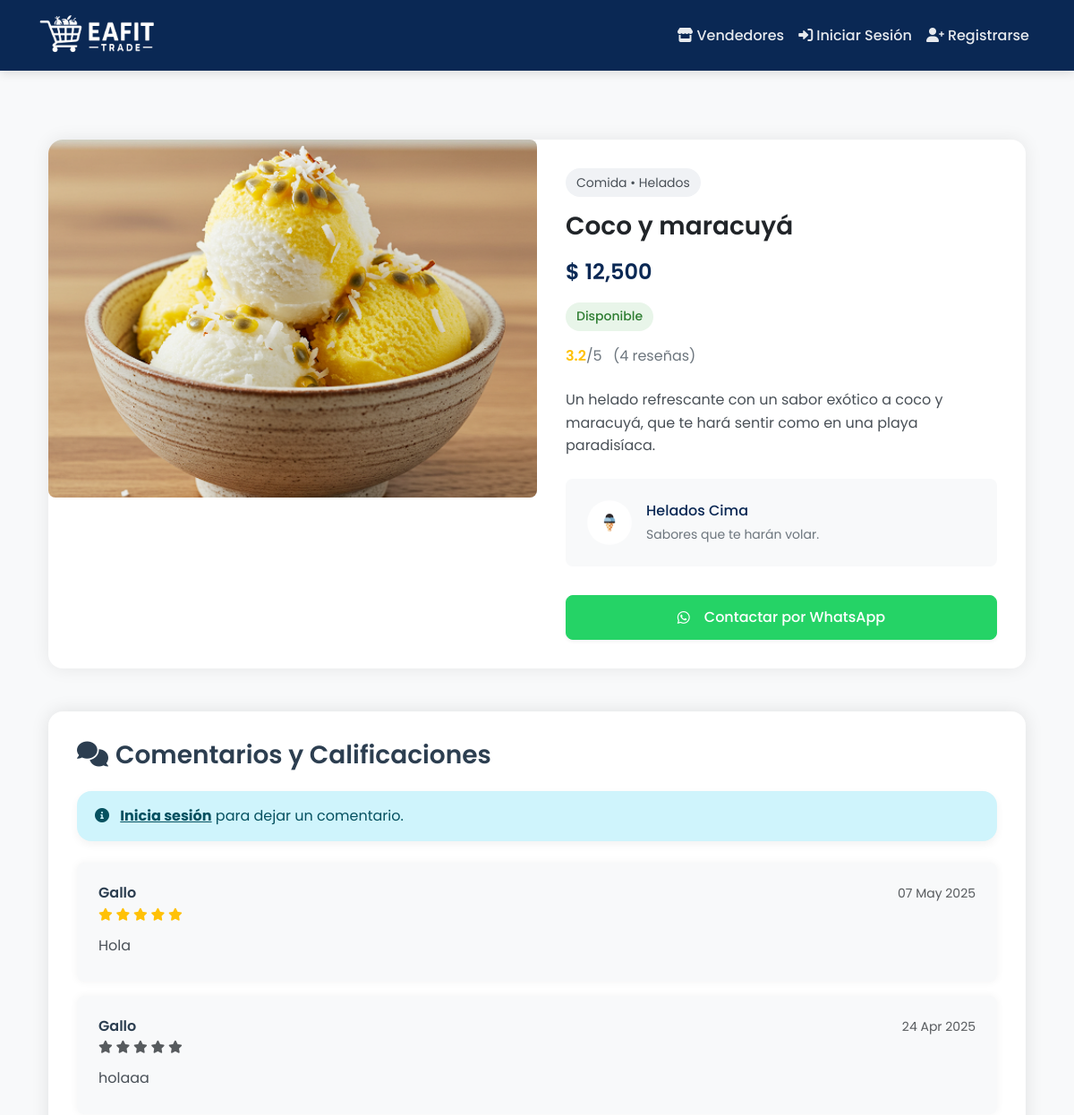
/product/71/ (upper part), run on an earlier commit of the app's database.
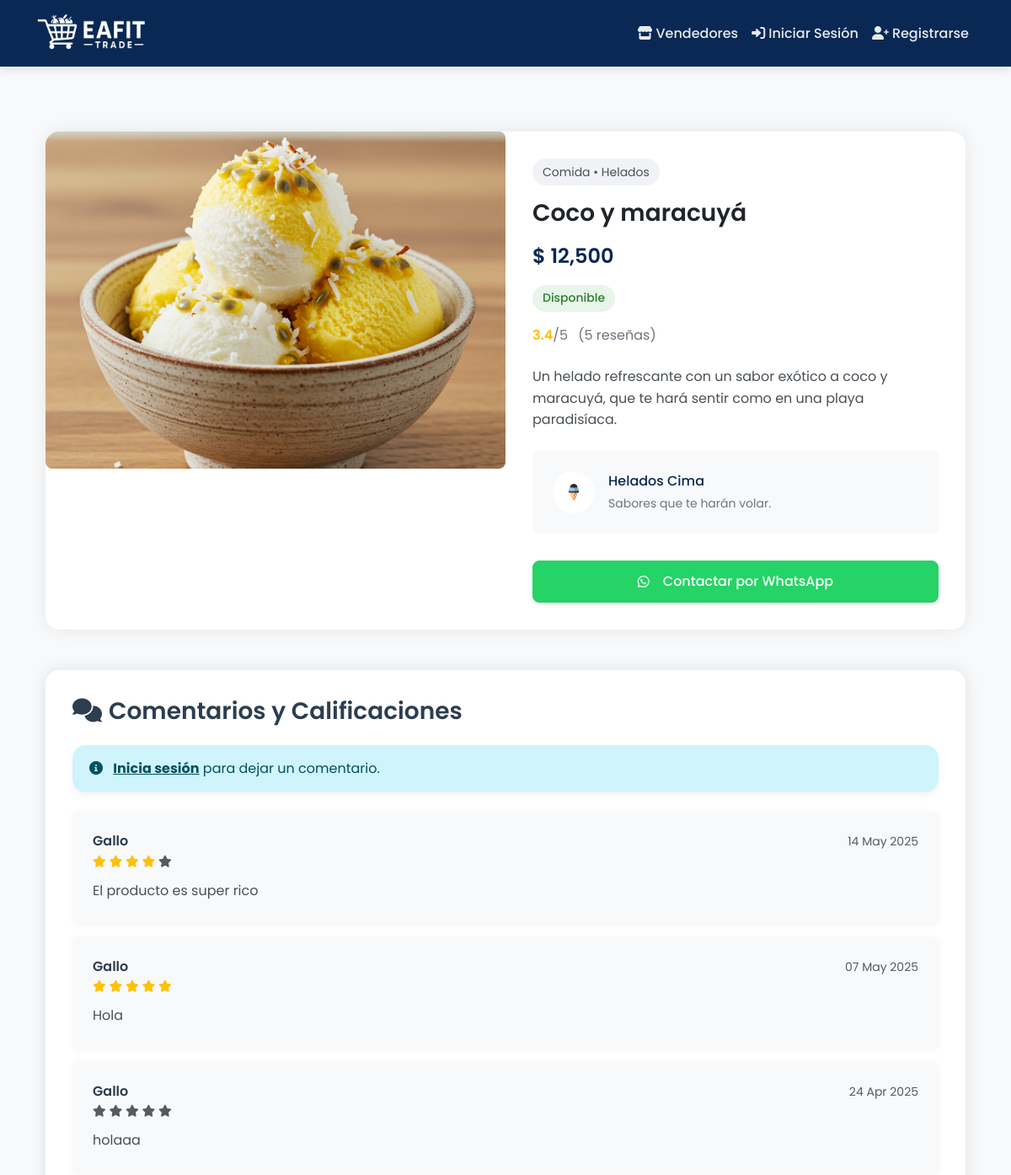
And on a later commit of the database.
### products/models.py (models this page shows, shortened)
class Product(models.Model):
    CATEGORY_CHOICES = [
        ('Comida', 'Comida'),
        ('Ropa', 'Ropa'),
        ('Tecnología', 'Tecnología'),
        ('Libros', 'Libros'),
        ('Otros', 'Otros'),
    ]
    CONDITION_CHOICES = [
        ('Nuevo', 'Nuevo'),
        ('Usado', 'Usado'),
        ('Buen estado', 'Buen estado'),
    ]
    FOOD_TYPE_CHOICES = [
        ('Panadería', 'Panadería'),
        ('Galletas', 'Galletas'),
        ('Repostería', 'Repostería'),
        ('Frutas', 'Frutas'),
        ('Frituras', 'Frituras'),
        ('Dulces', 'Dulces'),
        ('Helados', 'Helados'),
        ('Snacks', 'Snacks'),
        ('Comida rápida', 'Comida rápida'),
        ('Otros', 'Otros'),
    ]
    name = models.CharField(
        max_length=255,
        verbose_name='Nombre',
        help_text='Nombre del producto'
    )
    category = models.CharField(
        max_length=50,
        choices=CATEGORY_CHOICES,
        verbose_name='Categoría',
        null=True,
        blank=True
    )
    food_type = models.CharField(
        max_length=50,
        choices=FOOD_TYPE_CHOICES,
        verbose_name='Tipo de Comida',
        blank=True,
        null=True
    )
    description = models.TextField(
        verbose_name='Descripción',
        help_text='Describe tu producto detalladamente'
    )
    price = models.DecimalField(
        max_digits=10,
        decimal_places=2,
        validators=[MinValueValidator(0.01)],
        verbose_name='Precio',
        help_text='Precio en pesos colombianos'
    )
    published_at = models.DateTimeField(
        default=timezone.now,
        verbose_name='Fecha de publicación'
    )
    condition = models.CharField(
        max_length=50,
        choices=CONDITION_CHOICES,
        verbose_name='Estado',
        blank=True,
        null=True
    )
    image = models.ImageField(
        upload_to='products/',
        verbose_name='Imagen',
        help_text='Imagen del producto'
    )
    seller = models.ForeignKey(
        User,
        on_delete=models.CASCADE,
        verbose_name='Vendedor',
        related_name='products'
    )
    available = models.BooleanField(
        default=True,
        verbose_name='Disponible'
    )
    class Meta:
        verbose_name = 'Producto'
        verbose_name_plural = 'Productos'
        ordering = ['-published_at']
        indexes = [
            models.Index(fields=['name']),
            models.Index(fields=['category']),
            models.Index(fields=['available']),
        ]
    @property
    def average_rating(self):
        comments = self.comments.all()
        if not comments:
            return 0
        return round(sum(comment.rating for comment in comments) / len(comments), 1)
    @property
    def total_ratings(self):
        return self.comments.count()

class Comment(models.Model):
    product = models.ForeignKey(
        Product,
        on_delete=models.CASCADE,
        related_name='comments'
    )
    user = models.ForeignKey(
        User,
        on_delete=models.CASCADE,
        related_name='comments'
    )
    text = models.TextField(
        max_length=500,
        verbose_name='Comentario'
    )
    rating = models.PositiveSmallIntegerField(
        verbose_name='Calificación',
        validators=[MinValueValidator(0), MaxValueValidator(5)],
        help_text='Calificación de 0 a 5 estrellas'
    )
    created_at = models.DateTimeField(
        default=timezone.now,
        verbose_name='Fecha de publicación'
    )
    class Meta:
        ordering = ['-created_at']
        verbose_name = 'Comentario'
        verbose_name_plural = 'Comentarios'

### products/views.py (the view)
# urls.py: path('product/<int:product_id>/', products_views.product_detail, name='product_detail'),
def product_detail(request, product_id):
    product = get_object_or_404(Product, id=product_id)
    comments = product.comments.all().order_by('-created_at')
    comment_form = CommentForm() if request.user.is_authenticated else None
    is_favorite = False
    if request.user.is_authenticated:
        is_favorite = Favorite.objects.filter(user=request.user, product=product).exists()
    seller_profile = None
    whatsapp_link = None
    try:
        seller_profile = product.seller.seller_profile
        if seller_profile and seller_profile.whatsapp:
            whatsapp_link = seller_profile.get_whatsapp_link(product.name)
    except SellerProfile.DoesNotExist:
        pass
    return render(request, 'products/product_detail.html', {
        'product': product,
        'comments': comments,
        'comment_form': comment_form,
        'is_favorite': is_favorite,
        'seller_profile': seller_profile,
        'whatsapp_link': whatsapp_link
    })

### seller_profiles/models.py (called while the page is built)
    def get_whatsapp_link(self, product_name=None):
        if not self.whatsapp:
            return None
        base_url = f"https://wa.me/{self.whatsapp}"
        if product_name:
            message = f"Hola, estoy interesado en el producto: {product_name}. ¿Podrías darme más información?"
            return f"{base_url}?text={urllib.parse.quote(message)}"
        return base_url

### products/templates/products/product_detail.html (shortened to what the changed rows need)
{% extends 'products/base.html' %}
{% load humanize %}
{% load form_tags %}
{% block content %}
<section class="product-section">
    <div class="container">
        <div class="product-card">
            <div class="row g-0">
                <div class="col-md-6">
                    {% if product.image %}
                        <img src="{{ product.image.url }}"
                             alt="{{ product.name }}"
                             class="product-image"
                             onclick="openImageModal('{{ product.image.url }}')">
                    {% endif %}
                </div>
                <div class="col-md-6">
                    <div class="product-info">
                        <div class="product-category">
                            {{ product.get_category_display }}
                            {% if product.food_type %}
                                • {{ product.get_food_type_display }}
                            {% endif %}
                        </div>
                        <h1 class="product-title">{{ product.name }}</h1>
                        <div class="product-price">$ {{ product.price|floatformat:0|intcomma }}</div>
                        <span class="availability-badge {% if product.available %}badge-available{% else %}badge-unavailable{% endif %}">
                            {% if product.available %}Disponible{% else %}No disponible{% endif %}
                        </span>
                        {% if product.total_ratings > 0 %}
                            <div class="product-rating">
                                <span class="rating-value">{{ product.average_rating }}</span>/5
                                <span class="ms-2">({{ product.total_ratings }} reseñas)</span>
                            </div>
                            {% endif %}
                        <div class="product-description">
                            {{ product.description|linebreaks }}
                        </div>
                        <div class="seller-info">
                            <a href="{% url 'public_profile' product.seller.id %}" class="seller-link-wrapper">
                                </a>
                        </div>
                        <div class="action-buttons">
                            {% if user == product.seller %}
                                <a href="{% url 'edit_product' product.id %}" class="btn btn-primary btn-action">
                                    <i class="fas fa-edit me-2"></i>Editar producto
                                </a>
                                <a href="{% url 'delete_product' product.id %}" class="btn btn-outline-danger btn-action">
                                    <i class="fas fa-trash me-2"></i>Eliminar producto
                                </a>
                                    {% else %}
                                {% if whatsapp_link %}
                                    <a href="{{ whatsapp_link }}"
                                       class="btn btn-success btn-action whatsapp-button"
                                       onclick="registerWhatsappClick({{ seller_profile.id }})"
                                       target="_blank"
                                       rel="noopener noreferrer">
                                    </a>
                                {% endif %}
                            {% endif %}
                        </div>
                    </div>
                </div>
            </div>
        </div>
        <div class="comments-section mt-5">
            <div class="comments-list">
            {% for comment in comments %}
                    <div class="comment-card mb-3">
                        <div class="comment-header d-flex justify-content-between align-items-start">
                        <div>
                                <h6 class="mb-0">{{ comment.user.username }}</h6>
                                <div class="rating-display">
                                    {% for i in "12345" %}
                                        <i class="fas fa-star {% if i|add:'0' <= comment.rating %}text-warning{% else %}text-muted{% endif %}"></i>
                                {% endfor %}
                            </div>
                        </div>
                            <small class="text-muted">{{ comment.created_at|date:"d M Y" }}</small>
                    </div>
                        <p class="comment-text mb-1">{{ comment.text }}</p>
                </div>
            {% empty %}
                <p class="text-muted text-center">No hay comentarios aún. ¡Sé el primero en comentar!</p>
            {% endfor %}
            </div>
        </div>
    </div>
</section>
{% endblock %}

What changed in the data, as far as the page shows it:
computed for Product "Coco y maracuyá": average_rating "3.2" → "3.4"; total_ratings "4" → "5"
added Comment: user.username "Gallo", created_at "14 May 2025", text "El producto es super rico"
